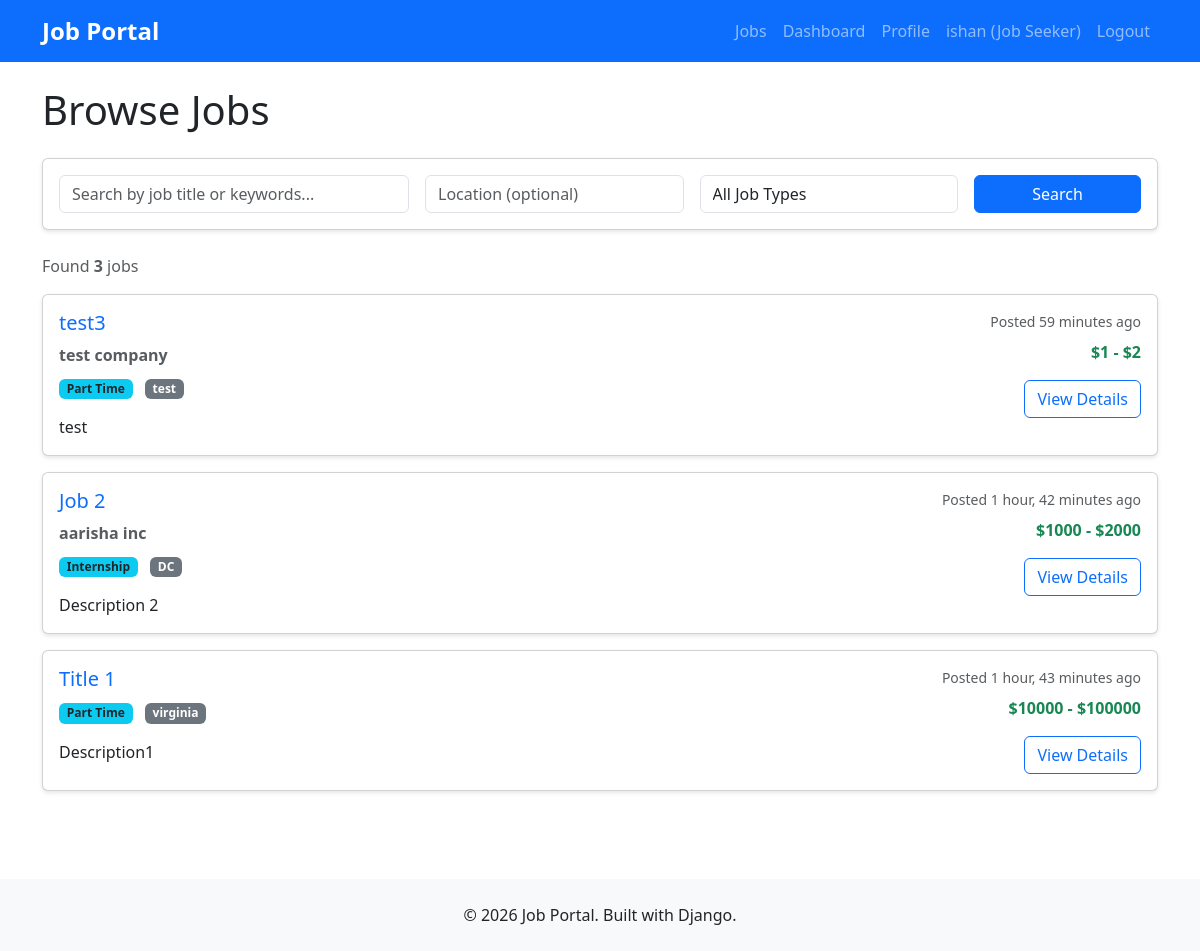
Page /jobs/ (signed in) on the committed database.
### users/models.py (models this page shows)
class User(AbstractUser):
    USER_TYPES = (
        ('job_seeker', 'Job Seeker'),
        ('employer', 'Employer'),
    )
    user_type = models.CharField(max_length=20, choices=USER_TYPES)
    phone = models.CharField(max_length=15, blank=True)
    created_at = models.DateTimeField(auto_now_add=True)
    class Meta:
        db_table = 'users'

class EmployerProfile(models.Model):
    user = models.OneToOneField(User, on_delete=models.CASCADE)
    company_name = models.CharField(max_length=200)
    company_description = models.TextField(blank=True)
    website = models.URLField(blank=True)
    class Meta:
        db_table = 'employer_profiles'

### jobs/models.py (models this page shows)
class Job(models.Model):
    JOB_TYPES = (
        ('full_time', 'Full Time'),
        ('part_time', 'Part Time'),
        ('contract', 'Contract'),
        ('internship', 'Internship'),
    )
    employer = models.ForeignKey(User, on_delete=models.CASCADE)
    title = models.CharField(max_length=200)
    description = models.TextField()
    requirements = models.TextField()
    location = models.CharField(max_length=200)
    job_type = models.CharField(max_length=20, choices=JOB_TYPES)
    salary_min = models.DecimalField(max_digits=10, decimal_places=2, null=True, blank=True)
    salary_max = models.DecimalField(max_digits=10, decimal_places=2, null=True, blank=True)
    is_active = models.BooleanField(default=True)
    created_at = models.DateTimeField(auto_now_add=True)
    updated_at = models.DateTimeField(auto_now=True)
    class Meta:
        db_table = 'jobs'
        ordering = ['-created_at']

### jobs/views.py (the view, shortened to what this page needs)
# urls.py: path('', views.job_list_view, name='job_list'),
def job_list_view(request):
    jobs = Job.objects.filter(is_active=True)
    form = JobSearchForm(request.GET or None)
    jobs = jobs.order_by('-created_at')
    context = {
        'jobs': jobs,
        'form': form,
        'total_jobs': jobs.count(),
    }
    return render(request, 'jobs/job_list.html', context)

### jobs/forms.py
class JobSearchForm(forms.Form):
    search = forms.CharField(
        required=False,
        max_length=100,
        widget=forms.TextInput(attrs={
            'class': 'form-control',
            'placeholder': 'Search by job title or keywords...'
        })
    )
    location = forms.CharField(
        required=False,
        max_length=100,
        widget=forms.TextInput(attrs={
            'class': 'form-control',
            'placeholder': 'Location (optional)'
        })
    )
    job_type = forms.ChoiceField(
        required=False,
        choices=[('', 'All Job Types')] + list(Job.JOB_TYPES),
        widget=forms.Select(attrs={
            'class': 'form-control'
        })
    )

### templates/jobs/job_list.html (shortened to what this page needs)
{% extends 'base.html' %}
{% block content %}
<div class="row">
    <div class="col-12">
        <h1 class="mb-4">Browse Jobs</h1>
        <div class="card mb-4">
            <div class="card-body">
                <form method="get" action="{% url 'jobs:job_list' %}">
                    <div class="row g-3">
                        <div class="col-md-4">
                            {{ form.search }}
                        </div>
                        <div class="col-md-3">
                            {{ form.location }}
                        </div>
                        <div class="col-md-3">
                            {{ form.job_type }}
                        </div>
                        <div class="col-md-2">
                            <button type="submit" class="btn btn-primary w-100">
                                Search
                            </button>
                        </div>
                    </div>
                </form>
            </div>
        </div>
        <div class="mb-3">
            <p class="text-muted">
                Found <strong>{{ total_jobs }}</strong> job{{ total_jobs|pluralize }}
            </p>
        </div>
        {% if jobs %}
            <div class="row">
                {% for job in jobs %}
                    <div class="col-12 mb-3">
                        <div class="card">
                            <div class="card-body">
                                <div class="row">
                                    <div class="col-md-9">
                                        <h5 class="card-title">
                                            <a href="{% url 'jobs:job_detail' job.pk %}" class="text-decoration-none">
                                                {{ job.title }}
                                            </a>
                                        </h5>
                                        <p class="card-text text-muted mb-2">
                                            <strong>{{ job.employer.employerprofile.company_name }}</strong>
                                        </p>
                                        <p class="card-text">
                                            <span class="badge bg-info text-dark me-2">{{ job.get_job_type_display }}</span>
                                            <span class="badge bg-secondary">{{ job.location }}</span>
                                        </p>
                                        <p class="card-text text-truncate" style="max-width: 600px;">
                                            {{ job.description|truncatewords:30 }}
                                        </p>
                                    </div>
                                    <div class="col-md-3 text-end">
                                        <p class="text-muted small mb-2">
                                            Posted {{ job.created_at|timesince }} ago
                                        </p>
                                        {% if job.salary_min and job.salary_max %}
                                            <p class="text-success fw-bold mb-3">
                                                ${{ job.salary_min|floatformat:0 }} - ${{ job.salary_max|floatformat:0 }}
                                            </p>
                                        {% endif %}
                                        <a href="{% url 'jobs:job_detail' job.pk %}" class="btn btn-outline-primary">
                                            View Details
                                        </a>
                                    </div>
                                </div>
                            </div>
                        </div>
                    </div>
                {% endfor %}
            </div>
        {% else %}
            <div class="alert alert-info">
                <h4>No jobs found</h4>
                <p class="mb-0">Try adjusting your search filters or check back later for new opportunities.</p>
            </div>
        {% endif %}
    </div>
</div>
{% endblock %}

### templates/base.html (shortened to what this page needs)
<!DOCTYPE html>
<html lang="en">
<head>
    <link href="https://cdn.jsdelivr.net/npm/bootstrap@5.3.0/dist/css/bootstrap.min.css" rel="stylesheet">
    {% load static %}
    <link rel="stylesheet" href="{% static 'css/style.css' %}">
</head>
<body>
    <nav class="navbar navbar-expand-lg navbar-dark bg-primary">
        <div class="container">
            <a class="navbar-brand" href="{% url 'home' %}">
                <strong>Job Portal</strong>
            </a>
            <div class="collapse navbar-collapse" id="navbarNav">
                <ul class="navbar-nav ms-auto">
                    <li class="nav-item">
                        <a class="nav-link" href="{% url 'jobs:job_list' %}">Jobs</a>
                    </li>
                    {% if user.is_authenticated %}
                        <li class="nav-item">
                            <a class="nav-link" href="{% url 'users:dashboard' %}">Dashboard</a>
                        </li>
                        <li class="nav-item">
                            <a class="nav-link" href="{% url 'users:profile' %}">Profile</a>
                        </li>
                        <li class="nav-item">
                            <a class="nav-link" href="#">
                                {{ user.username }} ({{ user.get_user_type_display }})
                            </a>
                        </li>
<li class="nav-item">
    <a class="nav-link" href="{% url 'users:logout' %}">Logout</a>
</li>
                    {% endif %}
                </ul>
            </div>
        </div>
    </nav>
    <main class="container my-4">
        {% block content %}
        {% endblock %}
    </main>
    <footer class="bg-light text-center py-4 mt-5">
        <div class="container">
            <p class="mb-0">&copy; 2026 Job Portal. Built with Django.</p>
        </div>
    </footer>
</body>
</html>

### static/css/style.css (style rules this page uses)
body { min-height: 100vh; display: flex; flex-direction: column; }
main { flex: 1; }
.navbar-brand { font-size: 1.5rem; }
.card { box-shadow: 0 2px 4px rgba(0,0,0,0.1); transition: transform 0.2s; }

### rows in the picture
User: username "ishan", user_type "Job Seeker"
Job: title "test3", employer.employerprofile.company_name "test company", job_type "Part Time", location "test", description "test", created_at "59 minutes", salary_min "1", salary_max "2"
Job: title "Job 2", employer.employerprofile.company_name "aarisha inc", job_type "Internship", location "DC", description "Description 2", created_at "1 hour, 42 minutes", salary_min "1000", salary_max "2000"
Job: title "Title 1", job_type "Part Time", location "virginia", description "Description1", created_at "1 hour, 43 minutes", salary_min "10000", salary_max "100000"

### other values in the picture
{{ total_jobs }} "3"
